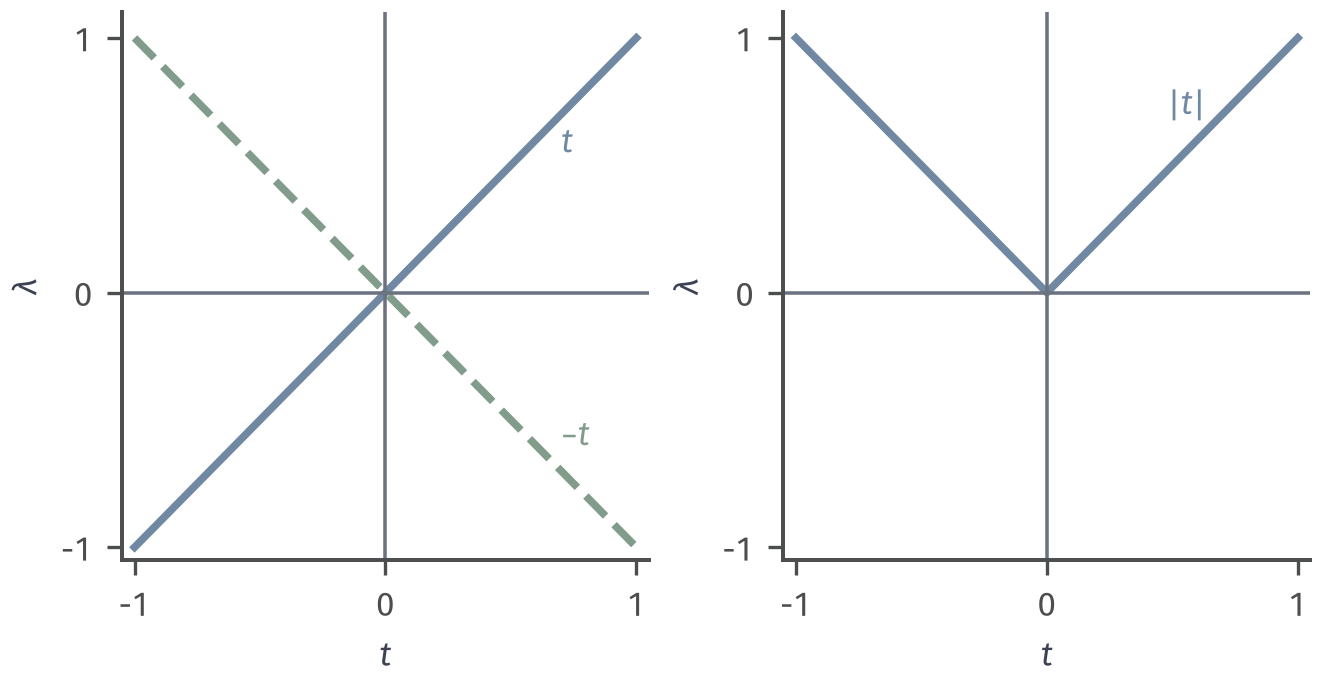

Source code (Python):
from pathlib import Path
import sys,json,os
ROOT=next(p for p in Path(__file__).resolve().parents if (p/'build.sh').exists())
os.environ.setdefault('MPLCONFIGDIR',str(ROOT/'build/refresh-v2-mpl'))
sys.path.insert(0,str(ROOT/'figures/00-shared/academic-drawing'))
from plot_style import configure,prepare_figure,style_record,BLUE,GREEN,RED,MUTED,BLUE_FILL
configure()
import numpy as np
import matplotlib.pyplot as plt
OUT=Path(__file__).parent

t=np.linspace(-1,1,401)
fig,axs=plt.subplots(1,2,figsize=(112/25.4,58/25.4),layout='constrained')
axs[0].plot(t,t,color=BLUE);axs[0].plot(t,-t,color=GREEN,ls='--')
axs[0].text(.7,.55,'$t$',color=BLUE);axs[0].text(.7,-.6,'$-t$',color=GREEN)
axs[1].plot(t,np.abs(t),color=BLUE);axs[1].text(.48,.7,'$|t|$',color=BLUE)
for a in axs:
 a.set(xlim=(-1.05,1.05),ylim=(-1.05,1.1),xlabel='$t$',ylabel=r'$\lambda$',xticks=[-1,0,1],yticks=[-1,0,1]);a.grid(False)
 a.axhline(0,color=MUTED,lw=.5);a.axvline(0,color=MUTED,lw=.5)
data=dict(matrix='diag(t,-t)',domain=[-1,1],samples=401,sorted_max='abs(t)',unsorted=['t','-t'])

prepare_figure(fig)
for ext in ['pdf','png','svg']:fig.savefig(OUT/(Path(__file__).stem+'.'+ext),dpi=300)
(OUT/(Path(__file__).stem+'.json')).write_text(json.dumps(dict(style=style_record(),data=data,width_mm=112,height_mm=58,reference_width_mm=112,scale=1,final_label_pt=8),ensure_ascii=False,indent=2)+'\n')
plt.close(fig)
